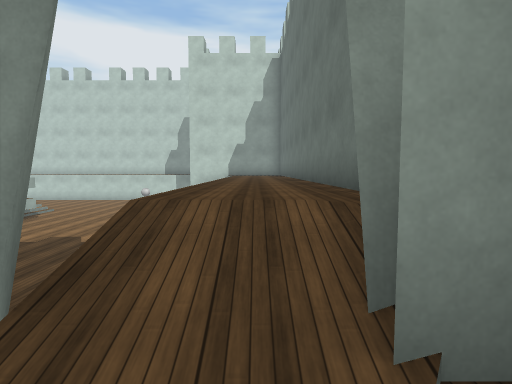
view 1 (above)

16 first-person views from a walk through a scene from a Unity 3-D project. The camera is 1.5 m above the floor, tilts 4° down and sees 80° across. The floor is counted in squares, 2 m on a side. Each view is taken from the middle of a square. On the plan, view 1 faces up. The plan holds only what a view shows up to about 10 squares ahead; the rest is blank. The place goes on beyond the plan. Surface patterns are stand-ins for the level's own textures.

view 2
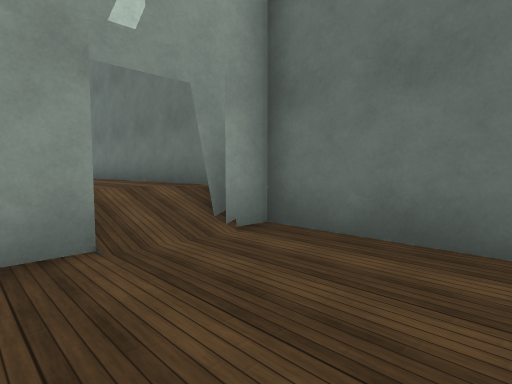

view 3
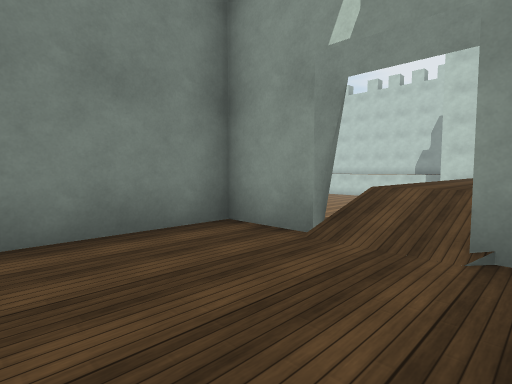

view 4
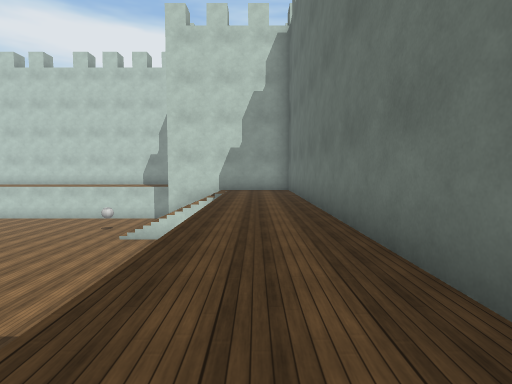

view 5
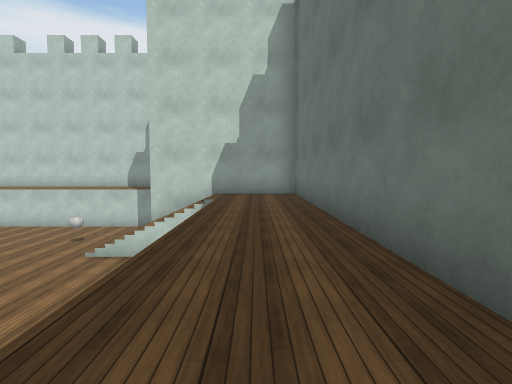

view 6
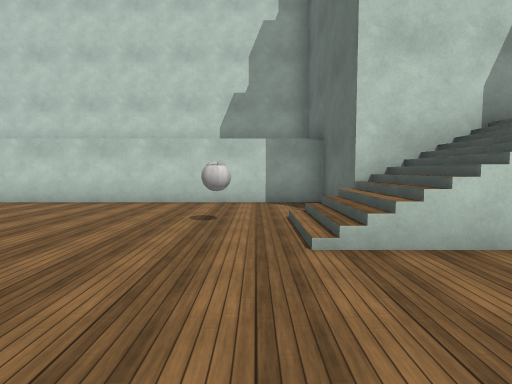

view 7
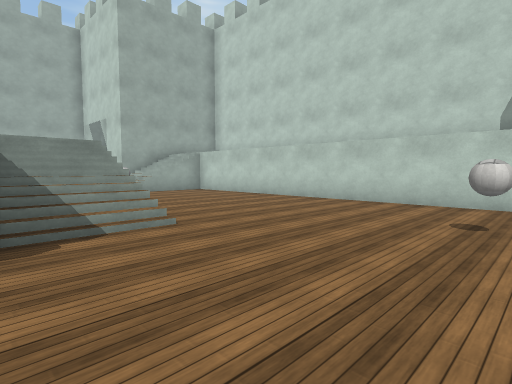

view 8
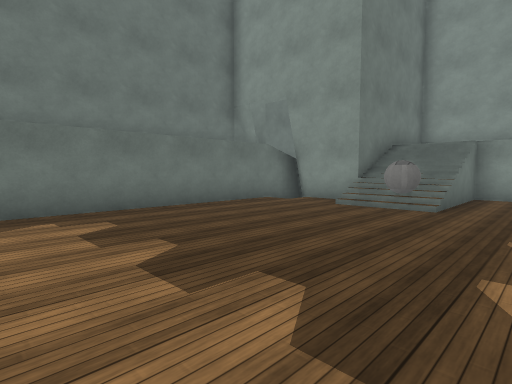

view 9
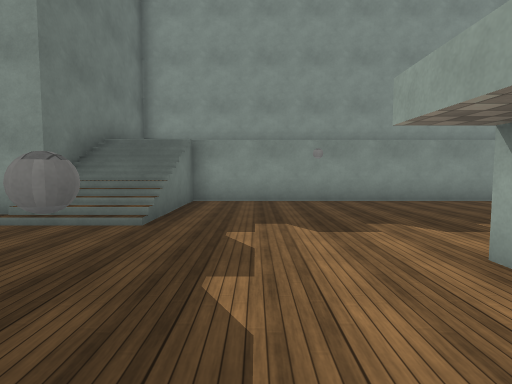

view 10
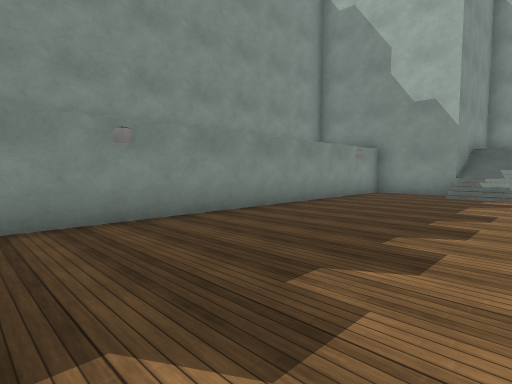

view 11
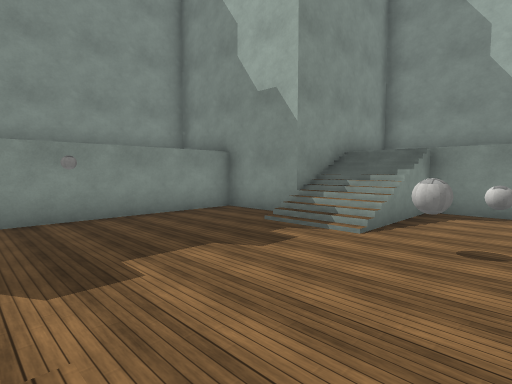

view 12
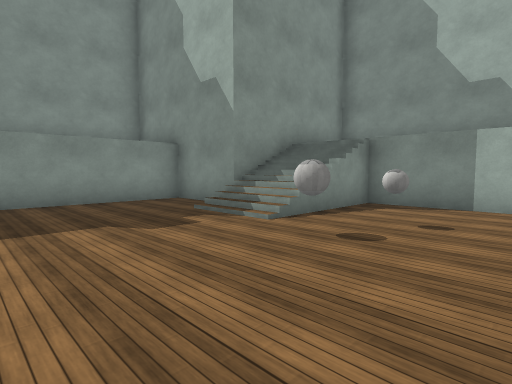

view 13
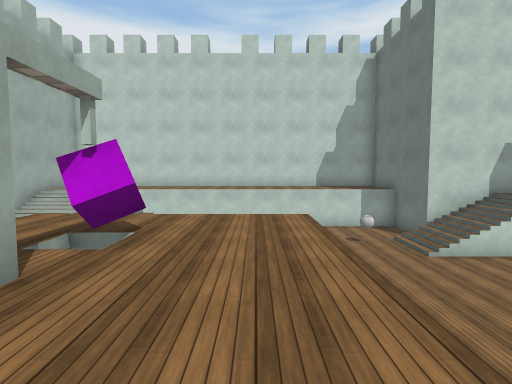

view 14
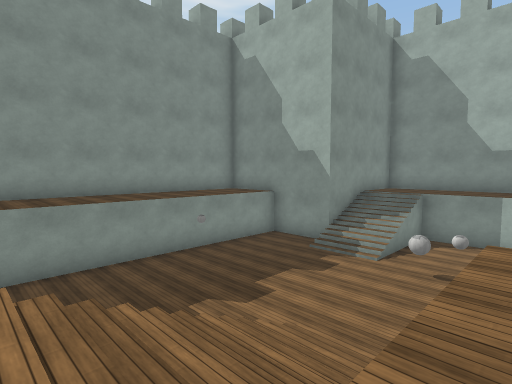

view 15
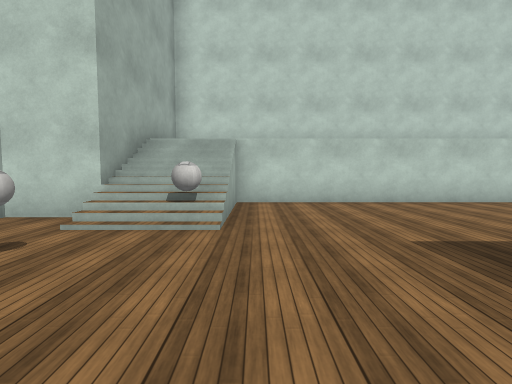

view 16
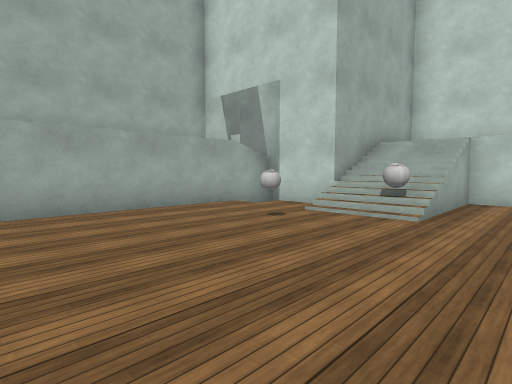

### Floor plan
Key: @ floor where view 1 was taken; # wall or solid block; . main floor; : floor 2 m higher than the main floor; + floor 3 m higher than the main floor; / step, stairs or slope; v drop or lower ground; B ball; C cube.
Columns run from 22 left of view 1 to 2 right of it. Each row starts with its distance up from view 1.
 21     ################
 20     #              #
 19     #              #
 18     #//////////////#
 17 #   #//............#
 16 #  ##//.........../######
 15 # /../B.........B.///+++#
 14 # /..B............////++#
 13 # /.......////......  ++#
 12 # /.......////...... v++#
 11 # /......//+++...... v++#
 10    ...... ++++...... v++#
  9           +C++.......v++#
  8            #++.......v++#
  7     ...../++++.......v++#
  6 #+/.......////.......v++#
  5 #+/..BB...////..B....v++#
  4 # ////...............v++#
  3 #  ///...........//..v++#
  2 #####/...........//###//
  1     #............//###/##
  0     #............//#::@:#
 -1     #  ++++++++    #::::#
 -2     #   +++++      #::::#
 -3     ################

Positions as (right, up) in squares from view 1, and headings:
1: (0, 0), facing up
2: (-2, -2), facing up-right
3: (1, -2), facing up-left
4: (0, 4), facing up
5: (0, 6), facing up
6: (-5, 11), facing up
7: (-5, 11), facing up-left
8: (-7, 9), facing down-right
9: (-7, 7), facing down
10: (-7, 4), facing down-left
11: (-12, 6), facing down-left
12: (-13, 7), facing down-left
13: (-9, 6), facing up
14: (-9, 7), facing down-left
15: (-15, 11), facing up
16: (-14, 10), facing up-left
